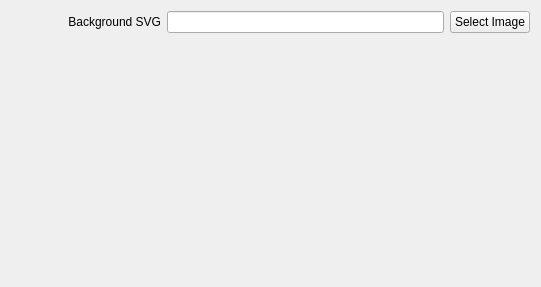
<?xml version="1.0" encoding="UTF-8"?>
<ui version="4.0">
 <class>Form</class>
 <widget class="QWidget" name="Form">
  <property name="geometry">
   <rect>
    <x>0</x>
    <y>0</y>
    <width>541</width>
    <height>287</height>
   </rect>
  </property>
  <property name="windowTitle">
   <string>Form</string>
  </property>
  <layout class="QGridLayout" name="gridLayout">
   <item row="0" column="1">
    <widget class="QLineEdit" name="ui_background_svg"/>
   </item>
   <item row="0" column="2">
    <widget class="QPushButton" name="ui_select_image">
     <property name="text">
      <string>Select Image</string>
     </property>
    </widget>
   </item>
   <item row="1" column="0" colspan="3">
    <layout class="QHBoxLayout" name="horizontalLayout_3">
     <item>
      <spacer name="horizontalSpacer_2">
       <property name="orientation">
        <enum>Qt::Horizontal</enum>
       </property>
       <property name="sizeHint" stdset="0">
        <size>
         <width>40</width>
         <height>20</height>
        </size>
       </property>
      </spacer>
     </item>
     <item>
      <widget class="SVGWidget" name="ui_svg_widget" native="true">
       <property name="sizePolicy">
        <sizepolicy hsizetype="Fixed" vsizetype="Fixed">
         <horstretch>0</horstretch>
         <verstretch>0</verstretch>
        </sizepolicy>
       </property>
       <property name="minimumSize">
        <size>
         <width>200</width>
         <height>200</height>
        </size>
       </property>
       <property name="maximumSize">
        <size>
         <width>400</width>
         <height>400</height>
        </size>
       </property>
       <property name="sizeIncrement">
        <size>
         <width>0</width>
         <height>0</height>
        </size>
       </property>
      </widget>
     </item>
     <item>
      <spacer name="horizontalSpacer">
       <property name="orientation">
        <enum>Qt::Horizontal</enum>
       </property>
       <property name="sizeHint" stdset="0">
        <size>
         <width>40</width>
         <height>20</height>
        </size>
       </property>
      </spacer>
     </item>
    </layout>
   </item>
   <item row="0" column="0">
    <widget class="QLabel" name="label">
     <property name="minimumSize">
      <size>
       <width>150</width>
       <height>0</height>
      </size>
     </property>
     <property name="text">
      <string>Background SVG</string>
     </property>
     <property name="alignment">
      <set>Qt::AlignRight|Qt::AlignTrailing|Qt::AlignVCenter</set>
     </property>
    </widget>
   </item>
  </layout>
 </widget>
 <customwidgets>
  <customwidget>
   <class>SVGWidget</class>
   <extends>QWidget</extends>
   <header>opentoolcontroller/views/widgets/svg_widget</header>
   <container>1</container>
  </customwidget>
 </customwidgets>
 <tabstops>
  <tabstop>ui_background_svg</tabstop>
  <tabstop>ui_select_image</tabstop>
 </tabstops>
 <resources/>
 <connections/>
</ui>
